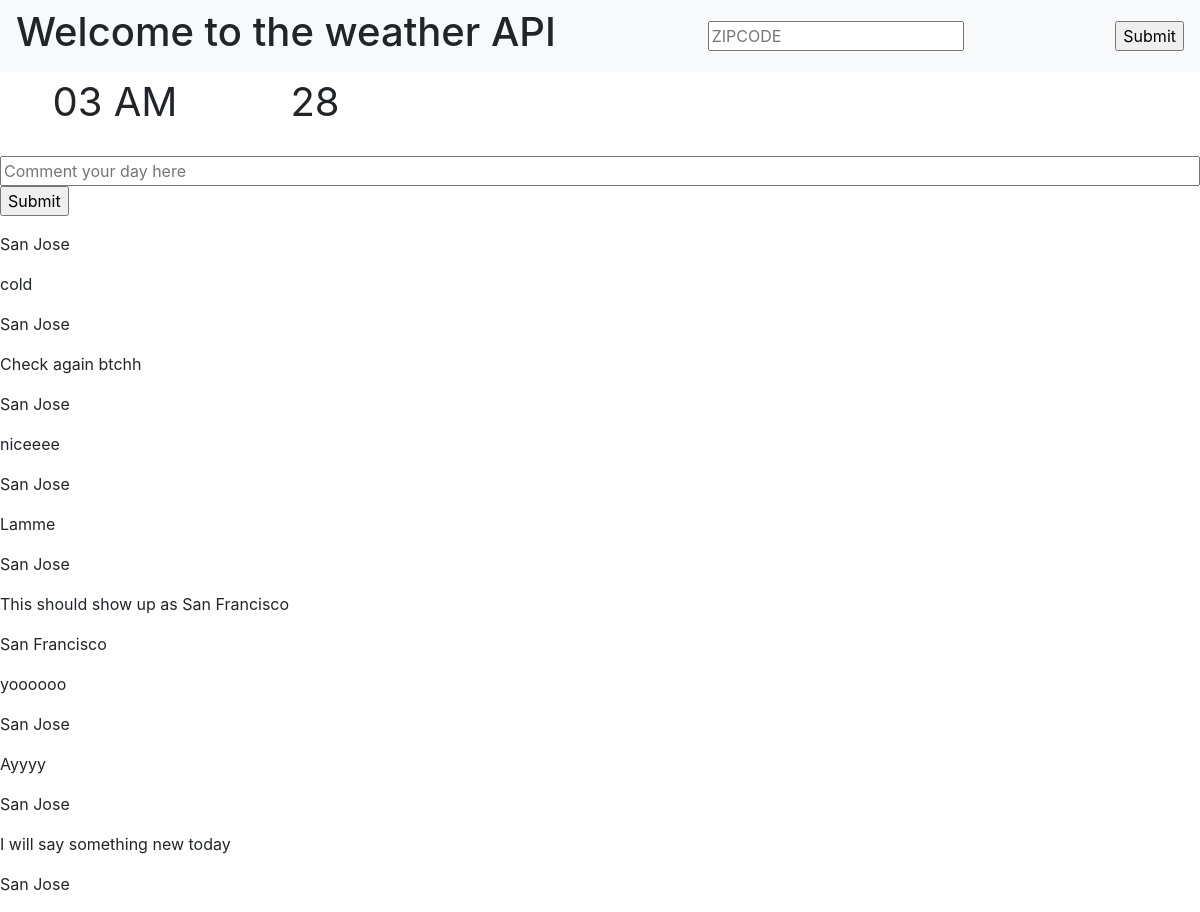
The page / on the database its author committed.
### weatherChannel/models.py (models this page shows)
class Comments(models.Model):
    comment = models.TextField(max_length=500, blank=True)
    city = models.CharField(max_length=100, blank=True)

### weatherChannel/views.py (the view)
# urls.py: 2. Add a URL to urlpatterns:  path('', views.home, name='home')
def home(request):
    zipCode = 95110
    try:
        if request.GET['CommentBox'] is True or request.GET['CommentBox'] == 'true':
            print("This is the city", request)
            print("WE ARE SAVING A COMMENT")
            city = request.GET['city']
            comment = request.GET['Comment']
            print("This is the city", city)
            obj = Comments.objects.create(comment=comment, city=city)
            secondObject = obj
            obj.save()
            print("This is the comment being saved", secondObject.comment)
            return JsonResponse({"city": secondObject.city, "comment": secondObject.comment})
    except Exception:
        pass
    try:
        if request.GET['zipCodeBox'] is True or request.GET['zipCodeBox'] == 'true':
            zipCode = request.GET['zipCode']
            params = {
                    'access_key': 'c5b80cc09b68beb994a52dca460c3e9c',
                    'query': zipCode
                    }
            try:
                response = requests.get('http://api.weatherstack.com/current?', params)
                data = response.json()
            except Exception:
                print("Error")
                print("Error in Third Party API in User Search API")
            city = data['location']['name']
            temperature = data['current']['temperature']
            discription = data['current']['weather_descriptions'][0]
            wind = data['current']['wind_speed']
            return JsonResponse({"city": city, "temperature": temperature, "discription": discription, "wind": wind})
    except Exception:
        """ Do nothing, user has not clicked the button  yet"""
    params = {
            'access_key': 'c5b80cc09b68beb994a52dca460c3e9c',
            'query': zipCode
            }
    try:
        response = requests.get('http://api.weatherstack.com/current?', params)
        data = response.json()
    except Exception:
        print("Error")
        print("Error in Third Party API in User Search API")
    city = data['location']['name']
    temperature = data['current']['temperature']
    discription = data['current']['weather_descriptions'][0]
    wind = data['current']['wind_speed']
    commentList = Comments.objects.all()
    return render(request, 'home.html', {"city": city, "temperature": temperature, "discription": discription, "wind": wind, "comments": commentList})

### weatherChannel/templates/home.html (shortened to what this page needs)
<html>
        <head>
<link rel="stylesheet" href="https://stackpath.bootstrapcdn.com/bootstrap/4.5.0/css/bootstrap.min.css">
        </head>
        <body>
            <nav class="navbar navbar-light bg-light mx-auto">
                  <h1 class="text-center" style="text-align: center;">Welcome to the weather API</h1>
                  <input  id = "zipcode"type="text" style="float: right" placeholder="ZIPCODE">
                  <input type="submit" onclick="zipCode();">
            </nav>
                    <div class="container-fluid"
                    <div  class = "container" style="display:flex;text-align: center;">
                        <p class="" id="WeatherTimeHour"  style="font-size:250%; width: 200px;"></p>
                        <p class="" id="WeatherTimeMinute"  style="font-size:250%; width: 200px;"></p>
                    </div>
                            <form id="myForm">
                            <input id = "commentInfo"type="text" placeholder="Comment your day here" style="width:100%">
                            <input type="submit" id = "commentSubmit" onclick="commentFunction()">
                            </form>
                            <div id = "commentDiv">
                            {% for comment in comments %}
                                <div>
                                    <p>{{comment.comment}}</p>
                                    <p>{{comment.city}}</p>
                                </div>
                            {% endfor %}
                            </div>
        </body>
</html>

### rows shown on the page
Comments: city "San Jose"
Comments: comment "cold", city "San Jose"
Comments: comment "Check again btchh", city "San Jose"
Comments: comment "niceeee", city "San Jose"
Comments: comment "Lamme", city "San Jose"
Comments: comment "This should show up as San Francisco", city "San Francisco"
Comments: comment "yoooooo", city "San Jose"
Comments: comment "Ayyyy", city "San Jose"
Comments: comment "I will say something new today", city "San Jose"
